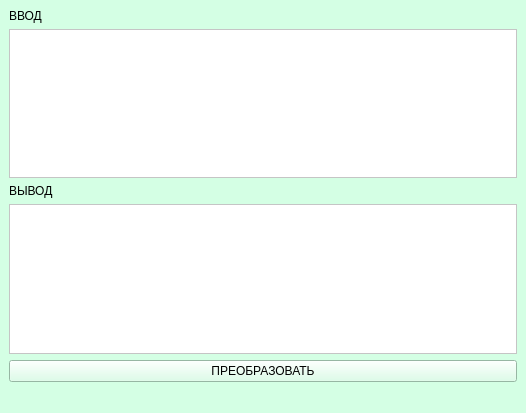
<?xml version="1.0" encoding="UTF-8"?>
<ui version="4.0">
 <class>MainWindow</class>
 <widget class="QMainWindow" name="MainWindow">
  <property name="geometry">
   <rect>
    <x>0</x>
    <y>0</y>
    <width>526</width>
    <height>413</height>
   </rect>
  </property>
  <property name="windowTitle">
   <string>MainWindow</string>
  </property>
  <property name="styleSheet">
   <string notr="true">background-color: rgb(212, 255, 228)</string>
  </property>
  <widget class="QWidget" name="centralwidget">
   <layout class="QVBoxLayout" name="verticalLayout">
    <item>
     <widget class="QLabel" name="label">
      <property name="text">
       <string>ВВОД</string>
      </property>
     </widget>
    </item>
    <item>
     <widget class="QPlainTextEdit" name="plainTextEdit">
      <property name="styleSheet">
       <string notr="true">background-color: rgb(255, 255, 255);</string>
      </property>
     </widget>
    </item>
    <item>
     <widget class="QLabel" name="label_2">
      <property name="text">
       <string>ВЫВОД</string>
      </property>
     </widget>
    </item>
    <item>
     <widget class="QTextBrowser" name="textBrowser">
      <property name="styleSheet">
       <string notr="true">background-color: rgb(255, 255, 255);</string>
      </property>
     </widget>
    </item>
    <item>
     <widget class="QPushButton" name="pushButton">
      <property name="text">
       <string>ПРЕОБРАЗОВАТЬ</string>
      </property>
     </widget>
    </item>
   </layout>
  </widget>
  <widget class="QMenuBar" name="menubar">
   <property name="geometry">
    <rect>
     <x>0</x>
     <y>0</y>
     <width>526</width>
     <height>21</height>
    </rect>
   </property>
  </widget>
  <widget class="QStatusBar" name="statusbar"/>
 </widget>
 <resources/>
 <connections/>
</ui>
